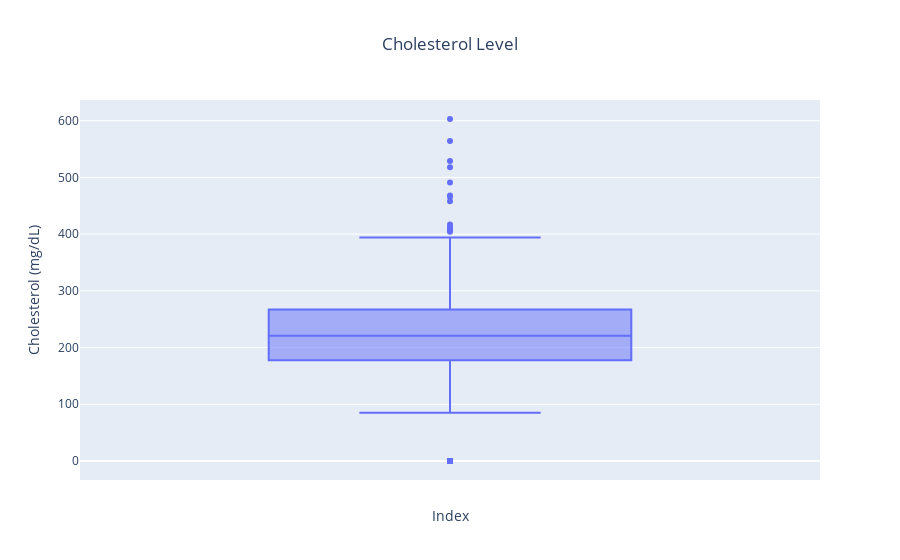
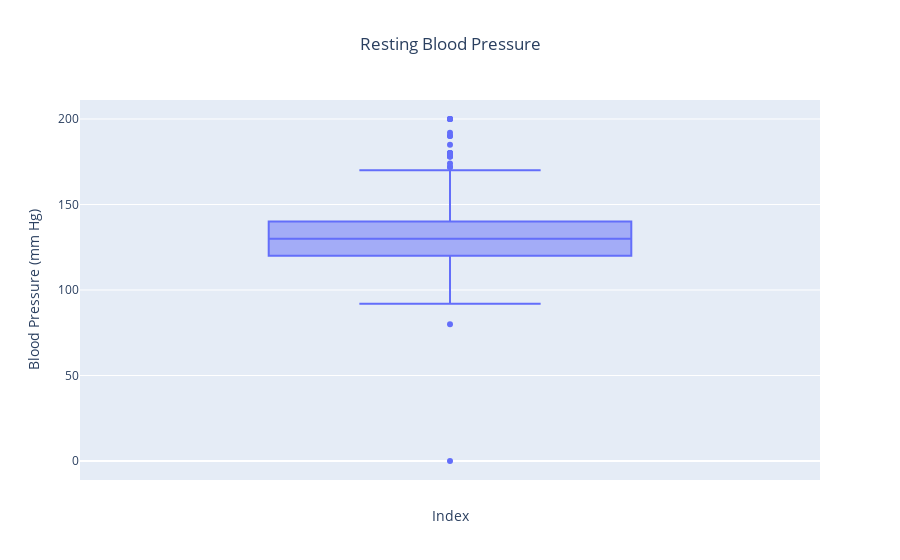
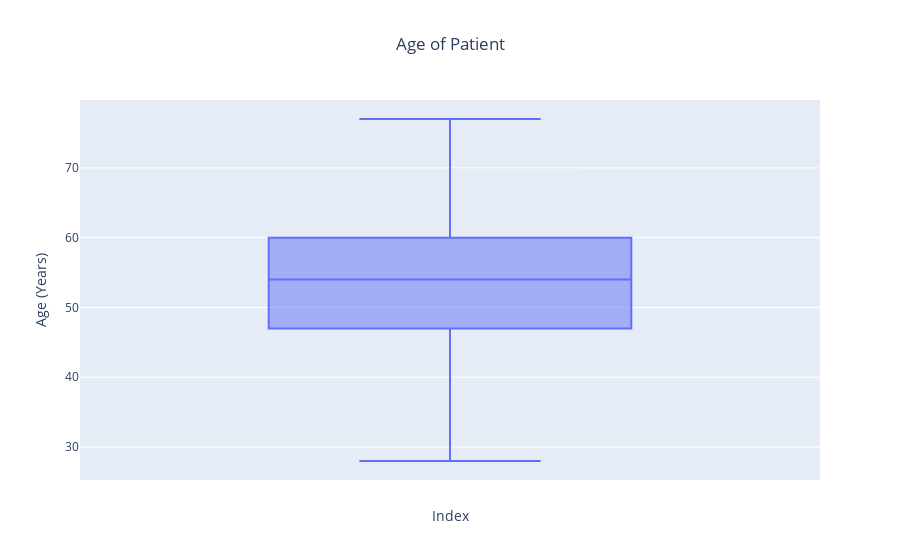
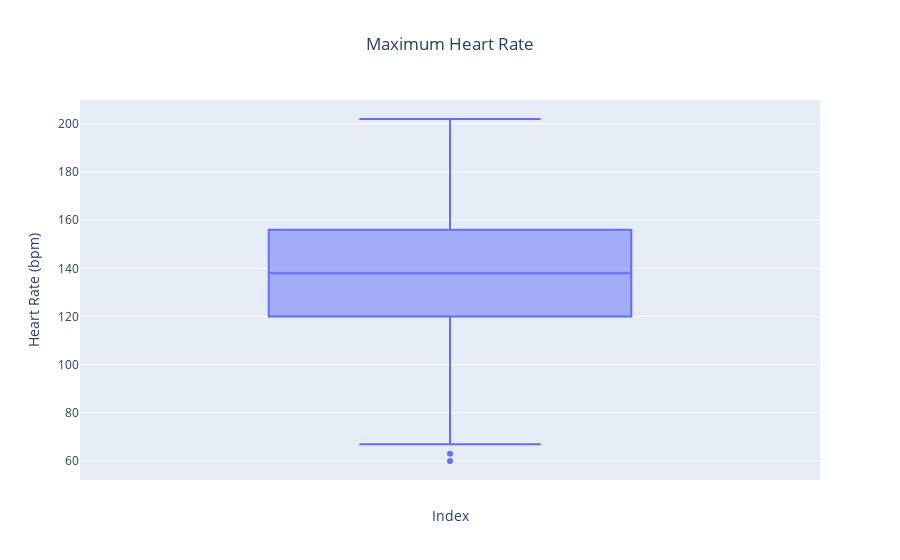

Notebook code cell kept with these figures, in order:
### Markdown cell above
<h1 style="font-family: 'Poppins', sans-serif; font-weight: 700; color: #1c1c1c; background: white; padding: 10px; border-radius: 10px; text-align: left; box-shadow: 0 4px 8px rgba(0, 0, 0, 0.1); letter-spacing: 1px; text-transform: capitalize; font-size: 1.2rem;">
2.3 Checking for outliers and incorrect values <span style="color: #333333;"></span>
</h1>

### Code cell
# Dictionary to map columns to descriptive titles and axis names
descriptive_titles = {
    'chol': {'title': 'Cholesterol Level', 'yaxis': 'Cholesterol (mg/dL)', 'xaxis': 'Index'},
    'trestbps': {'title': 'Resting Blood Pressure', 'yaxis': 'Blood Pressure (mm Hg)', 'xaxis': 'Index'},
    'age': {'title': 'Age of Patient', 'yaxis': 'Age (Years)', 'xaxis': 'Index'},
    'thalch': {'title': 'Maximum Heart Rate', 'yaxis': 'Heart Rate (bpm)', 'xaxis': 'Index'},
    'oldpeak': {'title': 'Depression Induced by Exercise', 'yaxis': 'Oldpeak (Depression Level)', 'xaxis': 'Index'}
}

# List of specific columns to visualize
columns_to_plot = ['chol', 'trestbps', 'age', 'thalch', 'oldpeak']

# Visualizing outliers using box plots for each specified column
for column in columns_to_plot:
    fig = px.box(df, y=column, title=descriptive_titles[column]['title'])
    fig.update_layout(
        yaxis_title=descriptive_titles[column]['yaxis'],
        xaxis_title=descriptive_titles[column]['xaxis'],
        title={'text': descriptive_titles[column]['title'], 'x': 0.5, 'xanchor': 'center'}
    )
    fig.show()

### Figure 1 — Plotly figure (JSON) as saved in the notebook; plotly's stock layout.template omitted (floating-point values rounded to 4 significant figures; data arrays with more than 128 entries replaced by an {"elided": "..."} marker saying what was removed)
{"data": [{"alignmentgroup": "True", "hovertemplate": "chol=%{y}<extra></extra>", "legendgroup": "", "marker": {"color": "#636efa"}, "name": "", "notched": false, "offsetgroup": "", "orientation": "v", "showlegend": false, "type": "box", "x0": " ", "xaxis": "x", "y": {"elided": "920 float values"}, "y0": " ", "yaxis": "y"}], "layout": {"boxmode": "group", "legend": {"tracegroupgap": 0}, "title": {"text": "Cholesterol Level", "x": 0.5, "xanchor": "center"}, "xaxis": {"anchor": "y", "domain": [0, 1], "title": {"text": "Index"}}, "yaxis": {"anchor": "x", "domain": [0, 1], "title": {"text": "Cholesterol (mg/dL)"}}}}

### Figure 2 — Plotly figure (JSON) as saved in the notebook; plotly's stock layout.template omitted (floating-point values rounded to 4 significant figures; data arrays with more than 128 entries replaced by an {"elided": "..."} marker saying what was removed)
{"data": [{"alignmentgroup": "True", "hovertemplate": "trestbps=%{y}<extra></extra>", "legendgroup": "", "marker": {"color": "#636efa"}, "name": "", "notched": false, "offsetgroup": "", "orientation": "v", "showlegend": false, "type": "box", "x0": " ", "xaxis": "x", "y": {"elided": "920 float values"}, "y0": " ", "yaxis": "y"}], "layout": {"boxmode": "group", "legend": {"tracegroupgap": 0}, "title": {"text": "Resting Blood Pressure", "x": 0.5, "xanchor": "center"}, "xaxis": {"anchor": "y", "domain": [0, 1], "title": {"text": "Index"}}, "yaxis": {"anchor": "x", "domain": [0, 1], "title": {"text": "Blood Pressure (mm Hg)"}}}}

### Figure 3 — Plotly figure (JSON) as saved in the notebook; plotly's stock layout.template omitted (floating-point values rounded to 4 significant figures; data arrays with more than 128 entries replaced by an {"elided": "..."} marker saying what was removed)
{"data": [{"alignmentgroup": "True", "hovertemplate": "age=%{y}<extra></extra>", "legendgroup": "", "marker": {"color": "#636efa"}, "name": "", "notched": false, "offsetgroup": "", "orientation": "v", "showlegend": false, "type": "box", "x0": " ", "xaxis": "x", "y": {"elided": "920 int values"}, "y0": " ", "yaxis": "y"}], "layout": {"boxmode": "group", "legend": {"tracegroupgap": 0}, "title": {"text": "Age of Patient", "x": 0.5, "xanchor": "center"}, "xaxis": {"anchor": "y", "domain": [0, 1], "title": {"text": "Index"}}, "yaxis": {"anchor": "x", "domain": [0, 1], "title": {"text": "Age (Years)"}}}}

### Figure 4 — Plotly figure (JSON) as saved in the notebook; plotly's stock layout.template omitted (floating-point values rounded to 4 significant figures; data arrays with more than 128 entries replaced by an {"elided": "..."} marker saying what was removed)
{"data": [{"alignmentgroup": "True", "hovertemplate": "thalch=%{y}<extra></extra>", "legendgroup": "", "marker": {"color": "#636efa"}, "name": "", "notched": false, "offsetgroup": "", "orientation": "v", "showlegend": false, "type": "box", "x0": " ", "xaxis": "x", "y": {"elided": "920 float values"}, "y0": " ", "yaxis": "y"}], "layout": {"boxmode": "group", "legend": {"tracegroupgap": 0}, "title": {"text": "Maximum Heart Rate", "x": 0.5, "xanchor": "center"}, "xaxis": {"anchor": "y", "domain": [0, 1], "title": {"text": "Index"}}, "yaxis": {"anchor": "x", "domain": [0, 1], "title": {"text": "Heart Rate (bpm)"}}}}
